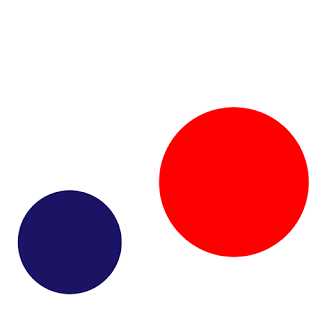
#> input picture img2.png, 320 x 320 px, given in place of the camera
$ python MultiColor.py   (Python 2 division)
#> lines starting #> are read from the running program, lines starting #| are printed output that depends on the picture; after the words box and inside, x2 and y2 are one past the last pixel; in counts of white or black regions, pixels touching at a corner belong together
import cv2
import numpy as np

def getthresholdedimg(hsv):
    yellow = cv2.inRange(hsv,np.array((20,100,100)),np.array((38,255,255)))
    blue = cv2.inRange(hsv,np.array((75,100,100)),np.array((130,255,255)))
    green= cv2.inRange(hsv,np.array((32,42,120)),np.array((75,255,255)))
    red = cv2.inRange(hsv,np.array((160,100,47)),np.array((179,255,255)))
    #both = cv2.add(green,blue)
    both = yellow+blue+green+red
    return both

c = cv2.VideoCapture(0)
width,height = c.get(3),c.get(4)
print "frame width and height : ", width, height

while(1):
    _,f = c.read()
#> f is the input picture: shape (320, 320, 3); mean B, G, R 198.3, 191.6, 236.1
    f = cv2.flip(f,1)
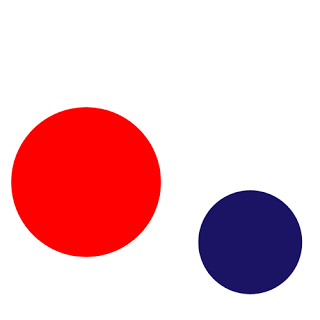
#> f: shape (320, 320, 3); mean B, G, R 198.3, 191.6, 236.1

    blur = cv2.medianBlur(f,5)
    hsv = cv2.cvtColor(f,cv2.COLOR_BGR2HSV)
#> hsv: shape (320, 320, 3); mean H, S, V 10.5, 60.8, 242.1

    both = getthresholdedimg(hsv)
#> in getthresholdedimg, `yellow = cv2.inRange(hsv,np.array((20,100,100)),np.array((38,255,255)))`: yellow: shape (320, 320); every value is 0
#> in getthresholdedimg, `blue = cv2.inRange(hsv,np.array((75,100,100)),np.array((130,255,255)))`:
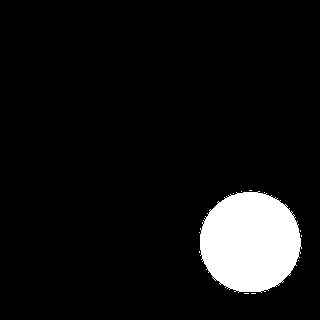
#> blue: shape (320, 320); 7.9% white; 12 white regions (11 under 20 px), largest, box (x1, y1, x2, y2) and area: (200, 191, 302, 293) 8044

    erode = cv2.erode(both,None,iterations = 3)
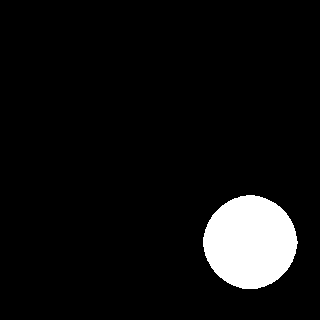
#> erode: shape (320, 320); 6.6% white; 1 white region, box (x1, y1, x2, y2) and area: (203, 195, 298, 289) 6805
    dilate = cv2.dilate(erode,None,iterations = 10)
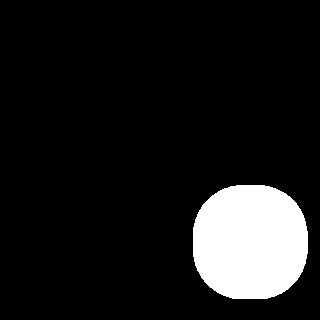
#> dilate: shape (320, 320); 10.7% white; 1 white region

    #cv2.imshow('',dilate)
    contours,hierarchy = cv2.findContours(dilate,cv2.RETR_LIST,cv2.CHAIN_APPROX_SIMPLE)
#> contours = 1 contour; box (x1, y1, x2, y2) and area: (193, 185, 308, 299) 10814

    for cnt in contours:
        x,y,w,h = cv2.boundingRect(cnt)
        cx,cy = x+w/2, y+h/2
        print "cx:"+str(cx)+" cy:"+str(cy)+ " hsv:"+str(hsv.item(cy,cx,0))

        if 5 < hsv.item(cy,cx,0) < 30:
            cv2.rectangle(f,(x,y),(x+w,y+h),[0,255,255],2)
            print "yellow :", x,y,w,h
        elif 30 < hsv.item(cy,cx,0) < 76:
            cv2.rectangle(f,(x,y),(x+w,y+h),[0,255,0],2)
            print "green :", x,y,w,h
        elif 100 < hsv.item(cy,cx,0) < 120:
            cv2.rectangle(f,(x,y),(x+w,y+h),[255,0,0],2)
            print "blue :", x,y,w,h
        elif 150 < hsv.item(cy,cx,0) < 180:
            cv2.rectangle(f,(x,y),(x+w,y+h),[0,0,255],2)
            print "red :", x,y,w,h
#> this loop made 1 pass
#> (x, y, w, h, cx, cy) on pass 1: (193, 185, 115, 114, 250, 242)
#| cx:250 cy:242 hsv:123


    cv2.imshow('img',f)

    if cv2.waitKey(25) == 27:
#> (key Esc is pressed here)
        break

c.release()
cv2.destroyAllWindows()
